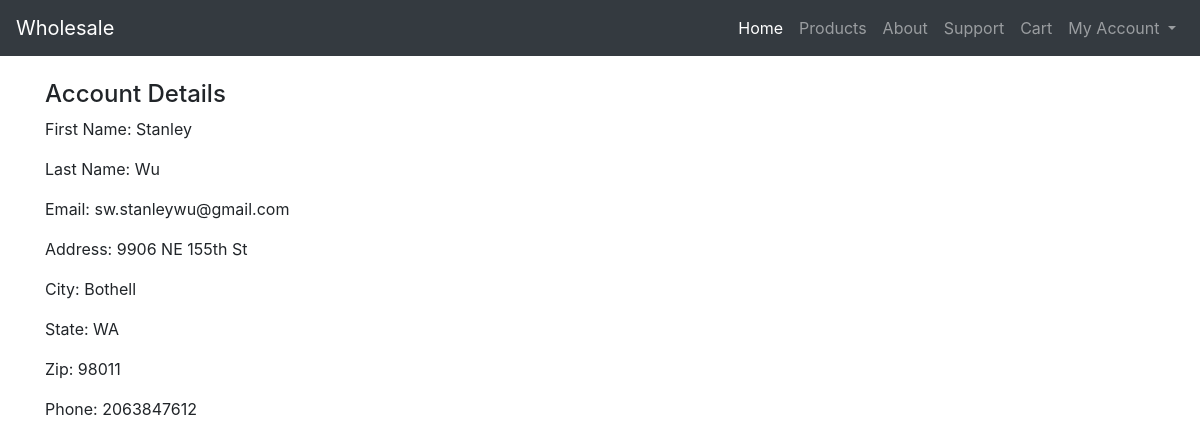
Screenshot of /account/ (signed in) with the database file from the repository.
### wholesale/models.py (models this page shows)
class Customers(models.Model):
    user = models.OneToOneField(User, default = 1, on_delete=models.CASCADE)
    custFName = models.CharField(null=True, max_length=50)
    custLName = models.CharField(null = True, max_length=50)
    custAddress = models.CharField(max_length = 80)
    custCity = models.CharField(max_length = 50)
    custState = models.CharField(max_length = 2)
    custZip = models.CharField(max_length = 20)
    custPhone = models.CharField(max_length = 20)
    businessName = models.CharField(null = True, max_length=50)
    PaymentID = models.ForeignKey(Payment, null=True, on_delete=models.CASCADE)
    custLevel = models.IntegerField(default = 1)

### wholesale/views.py (the view)
# urls.py: path('account/', views.account, name='account'),
@csrf_exempt
def account(request):
    if request.method == 'GET':
        u = User.objects.get(id = request.user.id)
        user = User.objects.get(username=u)
        customer = user.customers
        return render(request, 'account/account.html', {'customer': customer})
    """ Update and create new account information """

### wholesale/templates/account/account.html (shortened to what this page needs)
{% extends 'base.html' %}
{% block content %}
<h4>Account Details</h4>
{% if customer.custLevel == 1 %}
    <p>First Name: {{ customer.custFName }}</p>
    <p>Last Name: {{ customer.custLName }}</p>
{% else %}
    <p>Business Name: {{ customer.businessName }}</p>
{% endif %}
<p>Email: {{ user.email }}</p>
<p>Address: {{ customer.custAddress }}</p>
<p>City: {{ customer.custCity }}</p>
<p>State: {{ customer.custState }}</p>
<p>Zip: {{ customer.custZip }}</p>
<p>Phone: {{ customer.custPhone }}</p>
{% endblock %}

### rows the page displays
Customers: custFName "Stanley", custLName "Wu", custAddress "9906 NE 155th St", custCity "Bothell", custState "WA", custZip "98011", custPhone "2063847612"

### other values shown
{{ user.email }} "sw.stanleywu@gmail.com"
